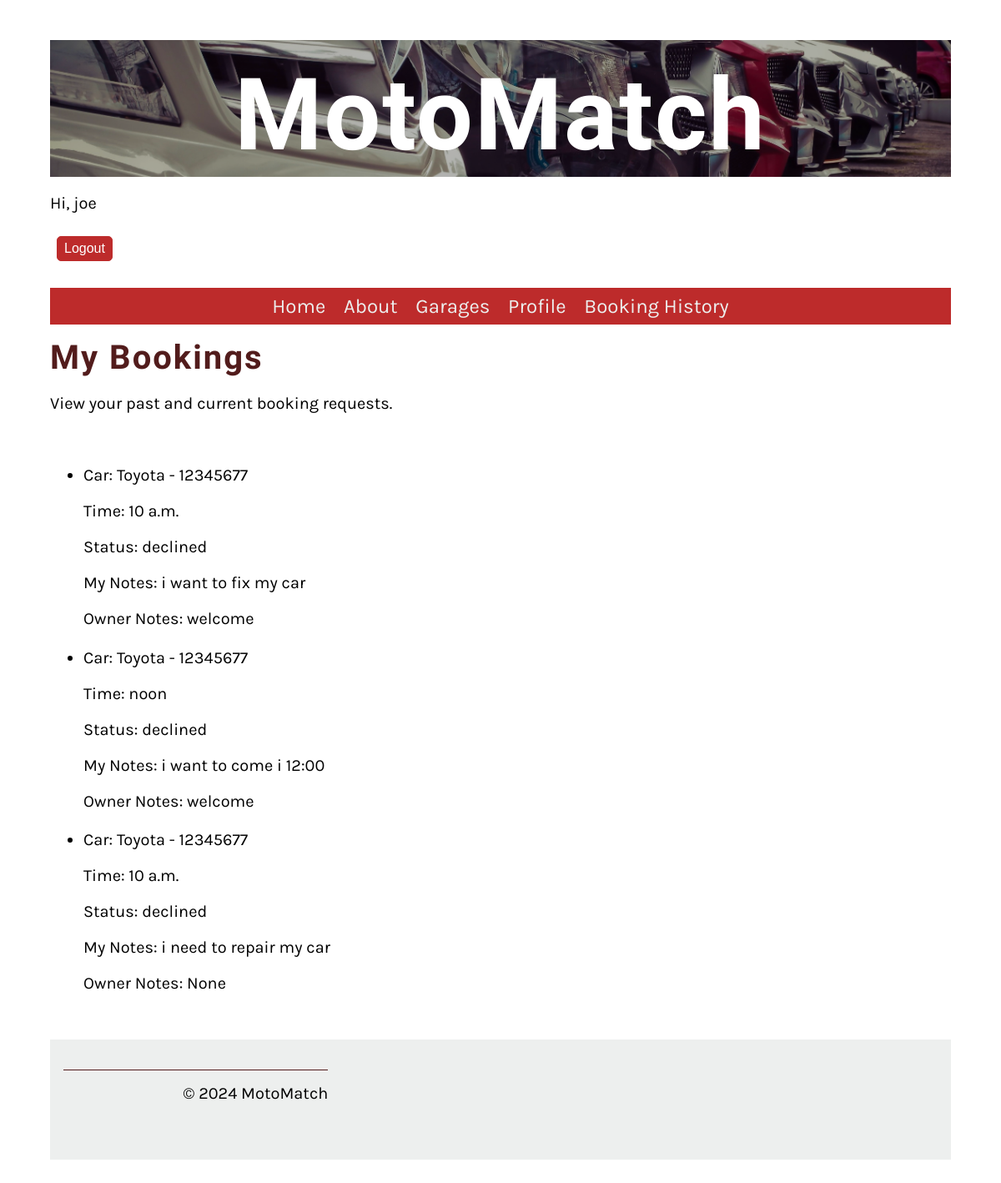
Page /booking/history/ (signed in) on the earlier database version.
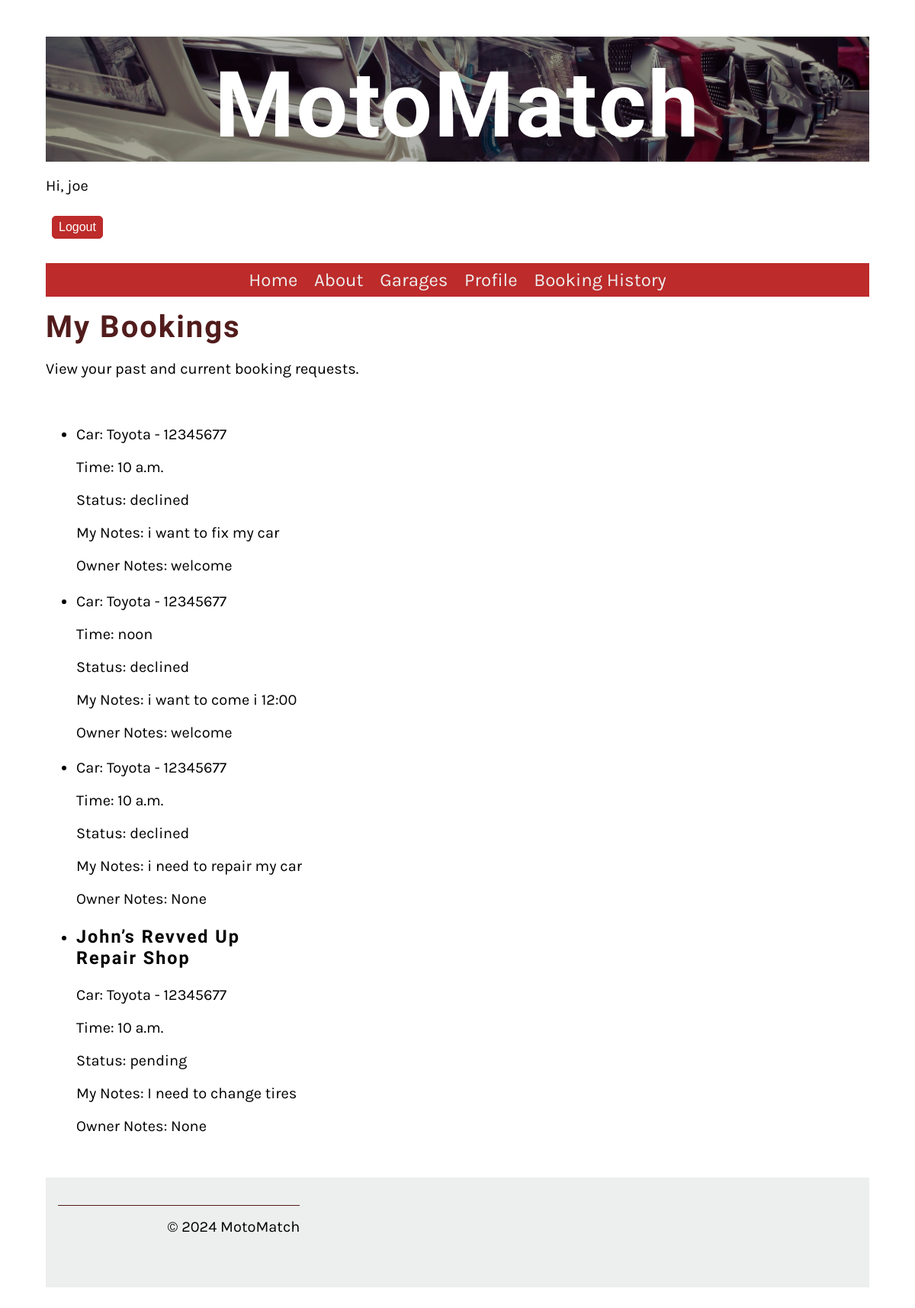
Same page on the later database version.
### Website/models.py (models this page shows, shortened)
class Booking(models.Model):
    STATUS_CHOICES = [
        ('pending', 'Pending'),
        ('approved', 'Approved'),
        ('declined', 'Declined'),
    ]
    user = models.ForeignKey(User, on_delete=models.CASCADE)
    service = models.ForeignKey(Service,  on_delete=models.SET_NULL, null=True)
    date = models.DateField(default=timezone.now)
    time = models.TimeField( default='10:00:00')
    status = models.CharField(max_length=10, choices=STATUS_CHOICES, default='pending')
    service_provider_notes = models.TextField(blank=True, null=True)
    client_notes = models.TextField(blank=True, null=True)
    service_item = models.ForeignKey(ServiceItem, on_delete=models.SET_NULL, null=True)

class ServiceItem(models.Model):
    identifier = models.CharField(primary_key=True, max_length=50, unique=True, verbose_name="identifier")
    owner = models.ForeignKey(User, on_delete=models.CASCADE, verbose_name="Owner")
    description = models.CharField(max_length=20, verbose_name="item's name")
    field_1 = models.CharField(max_length=80, verbose_name="field 1")
    field_2 = models.IntegerField(verbose_name="field 2")
    FIELD_3_CHOICES = [
        ('yes', 'Yes'),
        ('no', 'No')
    ]
    field_3 = models.CharField(max_length=3, choices=FIELD_3_CHOICES, verbose_name="field 3", help_text="User type selection (yes/no)")

class Service(models.Model):
    user = models.ForeignKey(User, on_delete=models.CASCADE)
    opening_time = models.TimeField(default='10:00:00')
    closing_time = models.TimeField(default='18:00:00')
    name = models.CharField(max_length=255)
    description = models.TextField()
    location = models.CharField(max_length=255)
    contact_details = models.CharField(max_length=255)
    available_spaces = models.PositiveIntegerField()
    image = models.ImageField(upload_to='service_images', default='service_images/default.jpg')

### Website/views.py (the view)
# urls.py: path('booking/history/', booking_history_view, name='booking_history'),
@login_required
def booking_history_view(request):
    bookings = Booking.objects.filter(user=request.user)
    reviewed_services = [service for service in Service.objects.all() if Review.objects.filter(user=request.user, service=service).exists()]
    return render(request, 'booking_history.html', {'bookings': bookings, 'reviewed_services': reviewed_services})

### Website/templatetags/custom_filters.py (called while the page is built)
@register.filter
def has_group(user, group_name):
    return user.groups.filter(name=group_name).exists()

### Website/templates/booking_history.html (shortened to what this page needs)
{% extends 'base.html' %}
{% block content %}
        <h2>My Bookings</h2>
        <p>View your past and current booking requests.</p>
    <section>
        {% if bookings %}
            <ul>
                {% for booking in bookings %}
                    <li>
                        <h3>{{ booking.service.name }}</h3>
                        <p>Car: {{ booking.service_item.description }} - {{ booking.service_item.identifier }}</p>
                        <p>Time: {{ booking.time }}</p>
                        <p>Status: {{ booking.status }}</p>
                        <p> My Notes: {{ booking.client_notes }}</p>
                        <p>Owner Notes: {{ booking.service_provider_notes }}</p>
                    </li>
                {% endfor %}
            </ul>
        {% else %}
            <p>No booking history found.</p>
        {% endif %}
    </section>
{% endblock %}

Differences in the rows shown:
added Booking: service.name "John’s Revved Up Repair Shop", service_item.description "Toyota", service_item.identifier "12345677", time "10 a.m.", status "pending", client_notes "I need to change tires", service_provider_notes "None"
